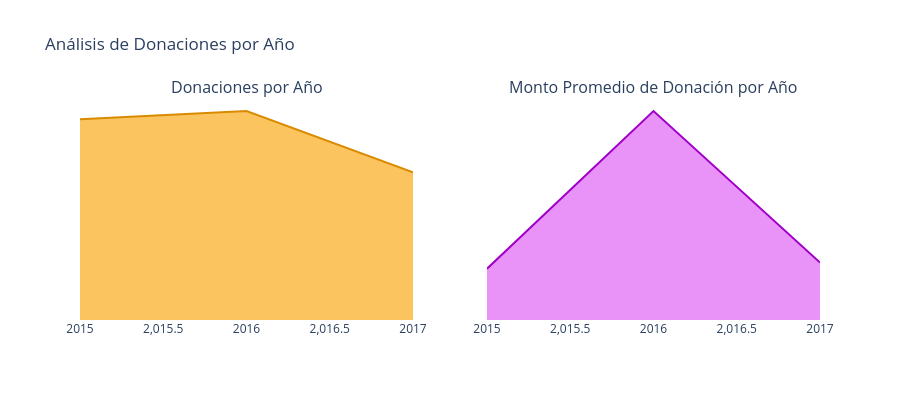

Notebook code for this chart:
### Markdown cell above
Donaciones anuales
3.4.1 Número de donaciones anuales
3.4.2 Importe medio de las donaciones anuales

### Code cell
import pandas as pd
import plotly.graph_objects as go
from plotly.subplots import make_subplots
from plotly.offline import iplot

# ==========================================
# Procesar las fechas de las donaciones
# ==========================================

donations_df['Fecha de Donación'] = pd.to_datetime(
    donations_df['Donation Received Date']
)

donations_df['Año'] = donations_df['Fecha de Donación'].dt.year
donations_df['Mes'] = donations_df['Fecha de Donación'].dt.month
donations_df['Día'] = donations_df['Fecha de Donación'].dt.day
donations_df['Día de la Semana'] = donations_df['Fecha de Donación'].dt.weekday
donations_df['Hora'] = donations_df['Fecha de Donación'].dt.hour

# ==========================================
# Agrupar información por año
# ==========================================

t1 = donations_df.groupby('Año').agg({
    'Mes': 'count',
    'Donation Amount': 'mean'
}).reset_index()

t1.rename(columns={
    'Mes': 'Total de Donaciones',
    'Donation Amount': 'Monto Promedio'
}, inplace=True)

# ==========================================
# Datos para las gráficas
# ==========================================

x = t1['Año']
y1 = t1['Total de Donaciones']
y2 = t1['Monto Promedio']

# ==========================================
# Gráfica 1
# ==========================================

trace1 = go.Scatter(
    x=x,
    y=y1,
    mode='lines',
    fill='tozeroy',
    fillcolor='#fcc45f',
    line=dict(color='#d98b00', width=2),
    name='Total de Donaciones'
)

# ==========================================
# Gráfica 2
# ==========================================

trace2 = go.Scatter(
    x=x,
    y=y2,
    mode='lines',
    fill='tozeroy',
    fillcolor='#e993f9',
    line=dict(color='#a000c8', width=2),
    name='Monto Promedio'
)

# ==========================================
# Crear figura
# ==========================================

fig = make_subplots(
    rows=1,
    cols=2,
    subplot_titles=[
        "Donaciones por Año",
        "Monto Promedio de Donación por Año"
    ]
)

fig.add_trace(trace1, row=1, col=1)
fig.add_trace(trace2, row=1, col=2)

# ==========================================
# Diseño
# ==========================================

fig.update_layout(
    title="Análisis de Donaciones por Año",
    height=400,
    showlegend=False,
    template="plotly_white"
)

fig.update_xaxes(
    showgrid=False,
    zeroline=False
)

fig.update_yaxes(
    showgrid=False,
    zeroline=False,
    showticklabels=False
)

# ==========================================
# Mostrar gráfica
# ==========================================

iplot(fig)

### Figure 1 — Plotly figure (JSON) as saved in the notebook; plotly's stock layout.template omitted (floating-point values rounded to 4 significant figures)
{"data": [{"fill": "tozeroy", "fillcolor": "#fcc45f", "line": {"color": "#d98b00", "width": 2}, "mode": "lines", "name": "Total de Donaciones", "type": "scatter", "x": [2015, 2016, 2017], "xaxis": "x", "y": [72, 75, 53], "yaxis": "y"}, {"fill": "tozeroy", "fillcolor": "#e993f9", "line": {"color": "#a000c8", "width": 2}, "mode": "lines", "name": "Monto Promedio", "type": "scatter", "x": [2015, 2016, 2017], "xaxis": "x2", "y": [228.1, 929.7, 255.6], "yaxis": "y2"}], "layout": {"annotations": [{"font": {"size": 16}, "showarrow": false, "text": "Donaciones por Año", "x": 0.225, "xanchor": "center", "xref": "paper", "y": 1, "yanchor": "bottom", "yref": "paper"}, {"font": {"size": 16}, "showarrow": false, "text": "Monto Promedio de Donación por Año", "x": 0.775, "xanchor": "center", "xref": "paper", "y": 1, "yanchor": "bottom", "yref": "paper"}], "height": 400, "showlegend": false, "title": {"text": "Análisis de Donaciones por Año"}, "xaxis": {"anchor": "y", "domain": [0, 0.45], "showgrid": false, "zeroline": false}, "xaxis2": {"anchor": "y2", "domain": [0.55, 1], "showgrid": false, "zeroline": false}, "yaxis": {"anchor": "x", "domain": [0, 1], "showgrid": false, "showticklabels": false, "zeroline": false}, "yaxis2": {"anchor": "x2", "domain": [0, 1], "showgrid": false, "showticklabels": false, "zeroline": false}}}
